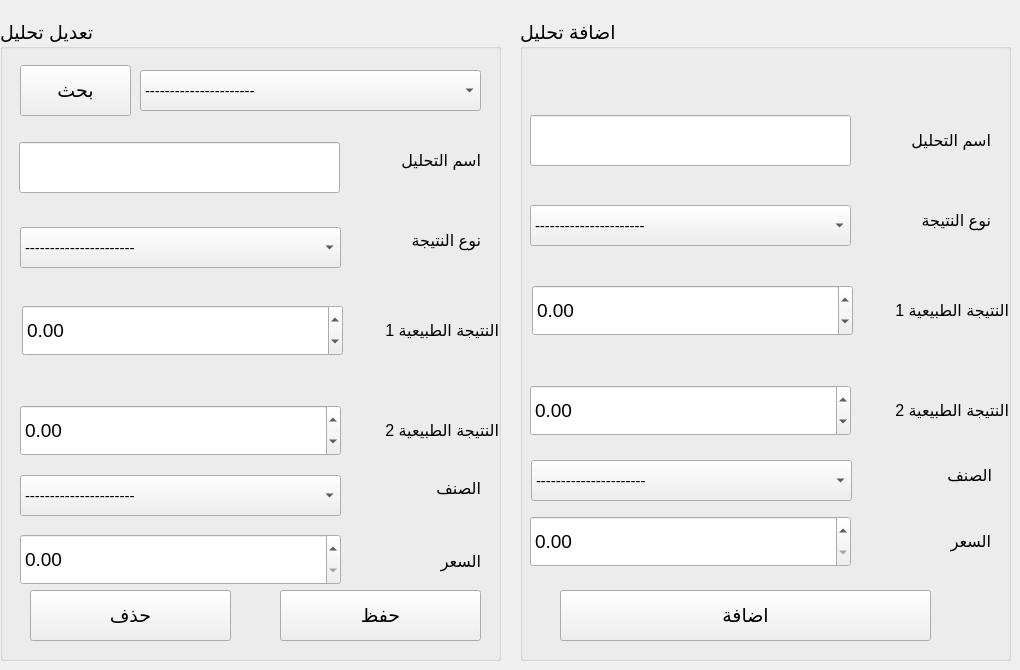
       <widget class="QWidget" name="tab_9">
        <attribute name="title">
         <string>اضافة تحليل</string>
        </attribute>
        <widget class="QGroupBox" name="groupBox_4">
         <property name="geometry">
          <rect>
           <x>520</x>
           <y>20</y>
           <width>491</width>
           <height>641</height>
          </rect>
         </property>
         <property name="font">
          <font>
           <family>Segoe UI</family>
           <pointsize>14</pointsize>
          </font>
         </property>
         <property name="title">
          <string>اضافة تحليل</string>
         </property>
         <widget class="QLabel" name="label_45">
          <property name="geometry">
           <rect>
            <x>350</x>
            <y>95</y>
            <width>121</width>
            <height>51</height>
           </rect>
          </property>
          <property name="font">
           <font>
            <family>Segoe UI</family>
            <pointsize>12</pointsize>
            <weight>50</weight>
            <bold>false</bold>
           </font>
          </property>
          <property name="text">
           <string>اسم التحليل</string>
          </property>
         </widget>
         <widget class="QLineEdit" name="lineEdit_28">
          <property name="geometry">
           <rect>
            <x>10</x>
            <y>95</y>
            <width>321</width>
            <height>51</height>
           </rect>
          </property>
          <property name="font">
           <font>
            <family>Segoe UI</family>
           </font>
          </property>
         </widget>
         <widget class="QLabel" name="label_46">
          <property name="geometry">
           <rect>
            <x>338</x>
            <y>265</y>
            <width>151</width>
            <height>51</height>
           </rect>
          </property>
          <property name="font">
           <font>
            <family>Segoe UI</family>
            <pointsize>12</pointsize>
            <weight>50</weight>
            <bold>false</bold>
           </font>
          </property>
          <property name="text">
           <string>النتيجة الطبيعية 1</string>
          </property>
         </widget>
         <widget class="QDoubleSpinBox" name="doubleSpinBox">
          <property name="geometry">
           <rect>
            <x>10</x>
            <y>496</y>
            <width>321</width>
            <height>51</height>
           </rect>
          </property>
         </widget>
         <widget class="QLabel" name="label_47">
          <property name="geometry">
           <rect>
            <x>338</x>
            <y>365</y>
            <width>151</width>
            <height>51</height>
           </rect>
          </property>
          <property name="font">
           <font>
            <family>Segoe UI</family>
            <pointsize>12</pointsize>
            <weight>50</weight>
            <bold>false</bold>
           </font>
          </property>
          <property name="text">
           <string>النتيجة الطبيعية 2</string>
          </property>
         </widget>
         <widget class="QDoubleSpinBox" name="doubleSpinBox_2">
          <property name="geometry">
           <rect>
            <x>10</x>
            <y>365</y>
            <width>321</width>
            <height>51</height>
           </rect>
          </property>
          <property name="minimum">
           <double>-111111111.000000000000000</double>
          </property>
          <property name="maximum">
           <double>1000000000000000.000000000000000</double>
          </property>
         </widget>
         <widget class="QDoubleSpinBox" name="doubleSpinBox_3">
          <property name="geometry">
           <rect>
            <x>12</x>
            <y>265</y>
            <width>321</width>
            <height>51</height>
           </rect>
          </property>
          <property name="minimum">
           <double>-10000000000000000.000000000000000</double>
          </property>
          <property name="maximum">
           <double>1000000000000000.000000000000000</double>
          </property>
         </widget>
         <widget class="QLabel" name="label_48">
          <property name="geometry">
           <rect>
            <x>360</x>
            <y>496</y>
            <width>111</width>
            <height>51</height>
           </rect>
          </property>
          <property name="font">
           <font>
            <family>Segoe UI</family>
            <pointsize>12</pointsize>
            <weight>50</weight>
            <bold>false</bold>
           </font>
          </property>
          <property name="text">
           <string>السعر</string>
          </property>
         </widget>
         <widget class="QPushButton" name="pushButton_26">
          <property name="geometry">
           <rect>
            <x>40</x>
            <y>570</y>
            <width>371</width>
            <height>51</height>
           </rect>
          </property>
          <property name="font">
           <font>
            <family>Segoe UI</family>
            <pointsize>14</pointsize>
           </font>
          </property>
          <property name="text">
           <string>اضافة</string>
          </property>
         </widget>
         <widget class="QLabel" name="label_56">
          <property name="geometry">
           <rect>
            <x>360</x>
            <y>175</y>
            <width>111</width>
            <height>51</height>
           </rect>
          </property>
          <property name="font">
           <font>
            <family>Segoe UI</family>
            <pointsize>12</pointsize>
            <weight>50</weight>
            <bold>false</bold>
           </font>
          </property>
          <property name="text">
           <string>نوع النتيجة</string>
          </property>
         </widget>
         <widget class="QComboBox" name="comboBox_22">
          <property name="geometry">
           <rect>
            <x>10</x>
            <y>185</y>
            <width>321</width>
            <height>41</height>
           </rect>
          </property>
          <property name="font">
           <font>
            <pointsize>11</pointsize>
           </font>
          </property>
          <item>
           <property name="text">
            <string>----------------------</string>
           </property>
          </item>
          <item>
           <property name="text">
            <string>حقل كتابة</string>
           </property>
          </item>
          <item>
           <property name="text">
            <string>خيارات</string>
           </property>
          </item>
          <item>
           <property name="text">
            <string>خيارات مع تعديل</string>
           </property>
          </item>
          <item>
           <property name="text">
            <string>عدد</string>
           </property>
          </item>
         </widget>
         <widget class="QLabel" name="label_58">
          <property name="geometry">
           <rect>
            <x>361</x>
            <y>430</y>
            <width>111</width>
            <height>51</height>
           </rect>
          </property>
          <property name="font">
           <font>
            <family>Segoe UI</family>
            <pointsize>12</pointsize>
            <weight>50</weight>
            <bold>false</bold>
           </font>
          </property>
          <property name="text">
           <string>الصنف</string>
          </property>
         </widget>
         <widget class="QComboBox" name="comboBox_23">
          <property name="geometry">
           <rect>
            <x>11</x>
            <y>440</y>
            <width>321</width>
            <height>41</height>
           </rect>
          </property>
          <property name="font">
           <font>
            <pointsize>11</pointsize>
           </font>
          </property>
          <item>
           <property name="text">
            <string>----------------------</string>
           </property>
          </item>
          <item>
           <property name="text">
            <string>bio</string>
           </property>
          </item>
          <item>
           <property name="text">
            <string>GSE</string>
           </property>
          </item>
          <item>
           <property name="text">
            <string>GUE</string>
           </property>
          </item>
          <item>
           <property name="text">
            <string>hematology</string>
           </property>
          </item>
          <item>
           <property name="text">
            <string>هرمونات مشترك</string>
           </property>
          </item>
         </widget>
        </widget>
        <widget class="QGroupBox" name="groupBox_9">
         <property name="geometry">
          <rect>
           <x>0</x>
           <y>20</y>
           <width>501</width>
           <height>641</height>
          </rect>
         </property>
         <property name="font">
          <font>
           <family>Segoe UI</family>
           <pointsize>14</pointsize>
          </font>
         </property>
         <property name="title">
          <string>تعديل تحليل</string>
         </property>
         <widget class="QComboBox" name="comboBox_21">
          <property name="geometry">
           <rect>
            <x>140</x>
            <y>50</y>
            <width>341</width>
            <height>41</height>
           </rect>
          </property>
          <property name="font">
           <font>
            <pointsize>11</pointsize>
           </font>
          </property>
          <item>
           <property name="text">
            <string>----------------------</string>
           </property>
          </item>
         </widget>
         <widget class="QPushButton" name="pushButton_27">
          <property name="geometry">
           <rect>
            <x>280</x>
            <y>570</y>
            <width>201</width>
            <height>51</height>
           </rect>
          </property>
          <property name="font">
           <font>
            <family>Segoe UI</family>
            <pointsize>14</pointsize>
           </font>
          </property>
          <property name="text">
           <string>حفظ</string>
          </property>
         </widget>
         <widget class="QPushButton" name="pushButton_28">
          <property name="geometry">
           <rect>
            <x>30</x>
            <y>570</y>
            <width>201</width>
            <height>51</height>
           </rect>
          </property>
          <property name="font">
           <font>
            <family>Segoe UI</family>
            <pointsize>14</pointsize>
           </font>
          </property>
          <property name="styleSheet">
           <string notr="true"/>
          </property>
          <property name="text">
           <string>حذف</string>
          </property>
         </widget>
         <widget class="QPushButton" name="pushButton_33">
          <property name="geometry">
           <rect>
            <x>20</x>
            <y>45</y>
            <width>111</width>
            <height>51</height>
           </rect>
          </property>
          <property name="font">
           <font>
            <family>Segoe UI</family>
            <pointsize>14</pointsize>
           </font>
          </property>
          <property name="text">
           <string>بحث</string>
          </property>
         </widget>
         <widget class="QLabel" name="label_51">
          <property name="geometry">
           <rect>
            <x>348</x>
            <y>385</y>
            <width>151</width>
            <height>51</height>
           </rect>
          </property>
          <property name="font">
           <font>
            <family>Segoe UI</family>
            <pointsize>12</pointsize>
            <weight>50</weight>
            <bold>false</bold>
           </font>
          </property>
          <property name="text">
           <string>النتيجة الطبيعية 2</string>
          </property>
         </widget>
         <widget class="QLabel" name="label_49">
          <property name="geometry">
           <rect>
            <x>360</x>
            <y>115</y>
            <width>121</width>
            <height>51</height>
           </rect>
          </property>
          <property name="font">
           <font>
            <family>Segoe UI</family>
            <pointsize>12</pointsize>
            <weight>50</weight>
            <bold>false</bold>
           </font>
          </property>
          <property name="text">
           <string>اسم التحليل</string>
          </property>
         </widget>
         <widget class="QDoubleSpinBox" name="doubleSpinBox_6">
          <property name="geometry">
           <rect>
            <x>20</x>
            <y>514</y>
            <width>321</width>
            <height>51</height>
           </rect>
          </property>
         </widget>
         <widget class="QDoubleSpinBox" name="doubleSpinBox_5">
          <property name="geometry">
           <rect>
            <x>20</x>
            <y>385</y>
            <width>321</width>
            <height>51</height>
           </rect>
          </property>
          <property name="minimum">
           <double>-111111111111111.000000000000000</double>
          </property>
          <property name="maximum">
           <double>99999999999999991611392.000000000000000</double>
          </property>
         </widget>
         <widget class="QLabel" name="label_57">
          <property name="geometry">
           <rect>
            <x>370</x>
            <y>195</y>
            <width>111</width>
            <height>51</height>
           </rect>
          </property>
          <property name="font">
           <font>
            <family>Segoe UI</family>
            <pointsize>12</pointsize>
            <weight>50</weight>
            <bold>false</bold>
           </font>
          </property>
          <property name="text">
           <string>نوع النتيجة</string>
          </property>
         </widget>
         <widget class="QDoubleSpinBox" name="doubleSpinBox_4">
          <property name="geometry">
           <rect>
            <x>22</x>
            <y>285</y>
            <width>321</width>
            <height>51</height>
           </rect>
          </property>
          <property name="minimum">
           <double>-1111111111111.000000000000000</double>
          </property>
          <property name="maximum">
           <double>10000000000000000000.000000000000000</double>
          </property>
         </widget>
         <widget class="QLabel" name="label_52">
          <property name="geometry">
           <rect>
            <x>348</x>
            <y>285</y>
            <width>151</width>
            <height>51</height>
           </rect>
          </property>
          <property name="font">
           <font>
            <family>Segoe UI</family>
            <pointsize>12</pointsize>
            <weight>50</weight>
            <bold>false</bold>
           </font>
          </property>
          <property name="text">
           <string>النتيجة الطبيعية 1</string>
          </property>
         </widget>
         <widget class="QLineEdit" name="lineEdit_29">
          <property name="geometry">
           <rect>
            <x>19</x>
            <y>122</y>
            <width>321</width>
            <height>51</height>
           </rect>
          </property>
          <property name="font">
           <font>
            <family>Segoe UI</family>
           </font>
          </property>
         </widget>
         <widget class="QLabel" name="label_50">
          <property name="geometry">
           <rect>
            <x>370</x>
            <y>516</y>
            <width>111</width>
            <height>51</height>
           </rect>
          </property>
          <property name="font">
           <font>
            <family>Segoe UI</family>
            <pointsize>12</pointsize>
            <weight>50</weight>
            <bold>false</bold>
           </font>
          </property>
          <property name="text">
           <string>السعر</string>
          </property>
         </widget>
         <widget class="QComboBox" name="comboBox_25">
          <property name="geometry">
           <rect>
            <x>20</x>
            <y>207</y>
            <width>321</width>
            <height>41</height>
           </rect>
          </property>
          <property name="font">
           <font>
            <pointsize>11</pointsize>
           </font>
          </property>
          <item>
           <property name="text">
            <string>----------------------</string>
           </property>
          </item>
          <item>
           <property name="text">
            <string>حقل كتابة</string>
           </property>
          </item>
          <item>
           <property name="text">
            <string>خيارات</string>
           </property>
          </item>
          <item>
           <property name="text">
            <string>خيارات مع تعديل</string>
           </property>
          </item>
          <item>
           <property name="text">
            <string>عدد</string>
           </property>
          </item>
         </widget>
         <widget class="QLabel" name="label_59">
          <property name="geometry">
           <rect>
            <x>370</x>
            <y>443</y>
            <width>111</width>
            <height>51</height>
           </rect>
          </property>
          <property name="font">
           <font>
            <family>Segoe UI</family>
            <pointsize>12</pointsize>
            <weight>50</weight>
            <bold>false</bold>
           </font>
          </property>
          <property name="text">
           <string>الصنف</string>
          </property>
         </widget>
         <widget class="QComboBox" name="comboBox_26">
          <property name="geometry">
           <rect>
            <x>20</x>
            <y>455</y>
            <width>321</width>
            <height>41</height>
           </rect>
          </property>
          <property name="font">
           <font>
            <pointsize>11</pointsize>
           </font>
          </property>
          <item>
           <property name="text">
            <string>----------------------</string>
           </property>
          </item>
          <item>
           <property name="text">
            <string>bio</string>
           </property>
          </item>
          <item>
           <property name="text">
            <string>GSE</string>
           </property>
          </item>
          <item>
           <property name="text">
            <string>GUE</string>
           </property>
          </item>
          <item>
           <property name="text">
            <string>hematology</string>
           </property>
          </item>
          <item>
           <property name="text">
            <string>هرمونات مشترك</string>
           </property>
          </item>
         </widget>
        </widget>
       </widget>
